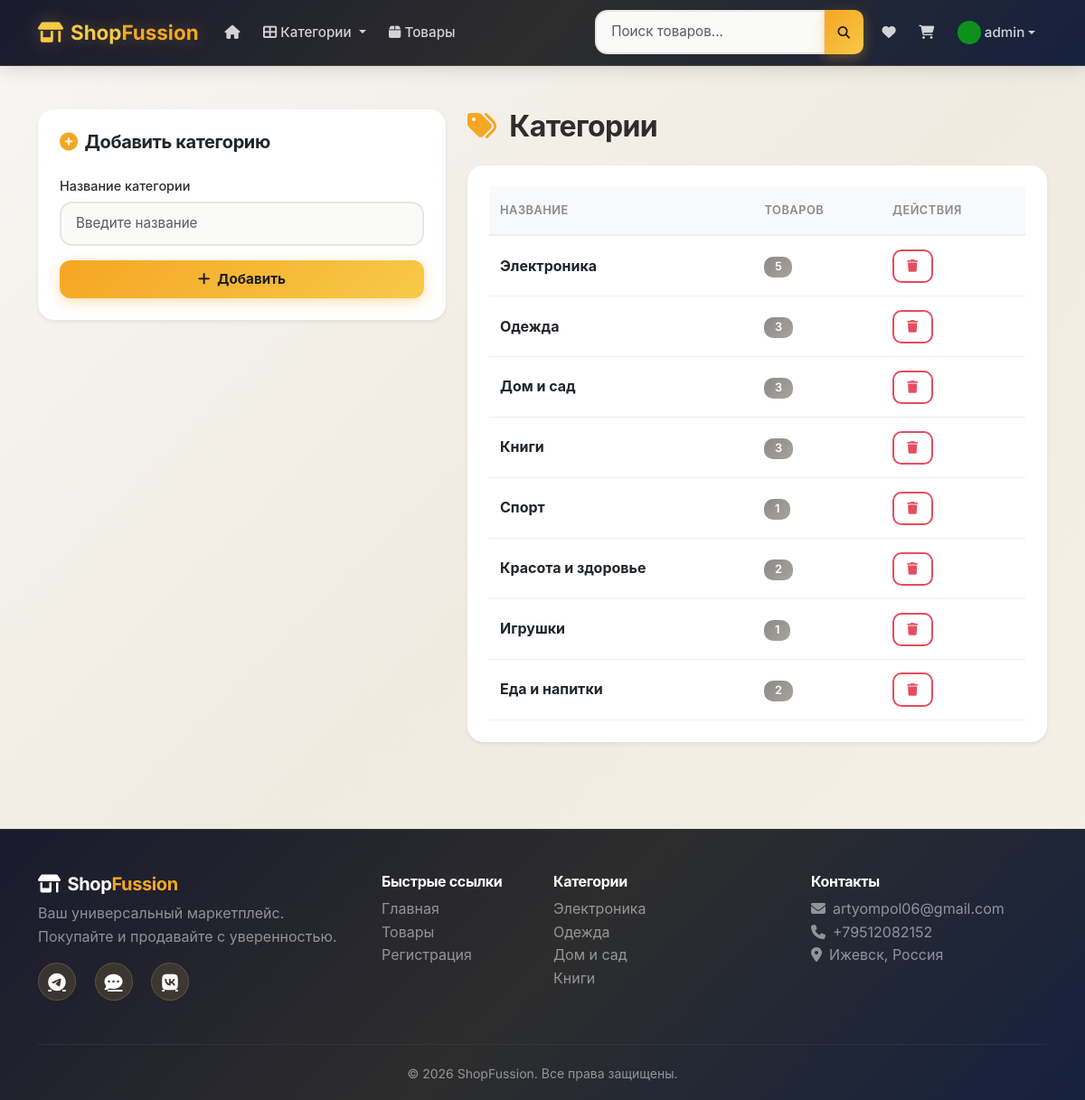
Page /admin/categories (signed in) on the committed database.
### app.py (models this page shows, shortened)
class User(UserMixin, db.Model):
    id = db.Column(db.Integer, primary_key=True)
    username = db.Column(db.String(80), unique=True, nullable=False)
    email = db.Column(db.String(120), unique=True, nullable=False)
    password_hash = db.Column(db.String(200), nullable=False)
    role = db.Column(db.String(20), nullable=False, default='buyer')
    avatar = db.Column(db.String(200), default='default_avatar.png')
    avatar_data = db.Column(db.LargeBinary, nullable=True)
    created_at = db.Column(db.DateTime, default=datetime.utcnow)
    products = db.relationship('Product', backref='seller', lazy=True)
    orders = db.relationship('Order', backref='buyer', lazy=True)
    wishlist_items = db.relationship('WishlistItem', backref='user', lazy=True)

class Category(db.Model):
    id = db.Column(db.Integer, primary_key=True)
    name = db.Column(db.String(80), unique=True, nullable=False)
    products = db.relationship('Product', backref='category', lazy=True)

### app.py (the view, shortened to what this page needs)
@app.route('/admin/categories', methods=['GET', 'POST'])
@login_required
def admin_categories():
    if current_user.role not in ['admin', 'seller']:
        abort(403)
    categories = Category.query.all()
    cat_products = {}
    for cat in categories:
        cat_products[cat.id] = Product.query.filter_by(category_id=cat.id).count()
    return render_template('admin/categories.html', categories=categories, cat_products=cat_products)

### app.py (called while the page is built)
@login_manager.user_loader
def load_user(user_id):
    return db.session.get(User, int(user_id))

@app.template_filter('avatar_img')
def avatar_img_filter(avatar):
    if avatar and avatar.startswith(('http://', 'https://')):
        return avatar
    if avatar and avatar.startswith('db_'):
        return url_for('db_image', type='avatar', filename=avatar)
    return url_for('static', filename='uploads/' + (avatar or 'default_avatar.png'))

@app.context_processor
def inject_categories():
    categories = Category.query.all()
    cart_count = 0
    if current_user.is_authenticated:
        cart_count = CartItem.query.filter_by(user_id=current_user.id).count()
    return dict(categories=categories, cart_count=cart_count)

### templates/admin/categories.html (shortened to what this page needs)
{% extends "base.html" %}
{% block content %}
<div class="container py-5">
    <div class="row g-4">
        <div class="col-md-5">
            <div class="card border-0 shadow-sm">
                <div class="card-body p-4">
                    <h5 class="fw-bold mb-4"><i class="fas fa-plus-circle text-warning me-2"></i>Добавить категорию</h5>
                    <form method="POST" action="">
                        <div class="mb-3">
                            <label class="form-label fw-medium">Название категории</label>
                            <input type="text" name="name" class="form-control form-control-lg" placeholder="Введите название" required>
                        </div>
                        <button type="submit" class="btn btn-warning w-100 fw-bold"><i class="fas fa-plus me-2"></i>Добавить</button>
                    </form>
                </div>
            </div>
        </div>
        <div class="col-md-7">
            <h2 class="fw-bold mb-4"><i class="fas fa-tags text-warning me-2"></i> Категории</h2>
            <div class="card border-0 shadow-sm">
                <div class="card-body">
                    <div class="table-responsive">
                        <table class="table table-hover">
                            <thead class="table-light">
                                <tr>
                                    <th>Название</th>
                                    <th>Товаров</th>
                                    <th>Действия</th>
                                </tr>
                            </thead>
                            <tbody>
                                {% for cat in categories %}
                                <tr>
                                    <td class="fw-bold"><a href="{{ url_for('products', category=cat.id) }}" class="text-decoration-none text-dark">{{ cat.name }}</a></td>
                                    <td><span class="badge bg-secondary">{{ cat_products.get(cat.id, 0) }}</span></td>
                                    <td>
                                        <form action="{{ url_for('delete_category', cat_id=cat.id) }}" method="POST" class="d-inline" onsubmit="return confirm('Удалить категорию? Товары в этой категории останутся без категории.')">
                                            <button type="submit" class="btn btn-sm btn-outline-danger"><i class="fas fa-trash"></i></button>
                                        </form>
                                    </td>
                                </tr>
                                {% endfor %}
                            </tbody>
                        </table>
                    </div>
                </div>
            </div>
        </div>
    </div>
</div>
{% endblock %}

### templates/base.html (shortened to what this page needs)
<!DOCTYPE html>
<html lang="ru" data-theme="light">
<head>
    <link href="https://cdn.jsdelivr.net/npm/bootstrap@5.3.2/dist/css/bootstrap.min.css" rel="stylesheet">
    <link rel="stylesheet" href="https://cdnjs.cloudflare.com/ajax/libs/font-awesome/6.5.1/css/all.min.css">
    <link rel="stylesheet" href="{{ url_for('static', filename='css/style.css') }}">
</head>
<body>
    <nav class="navbar navbar-expand-lg navbar-dark bg-dark sticky-top">
        <div class="container">
            <a class="navbar-brand fw-bold" href="{{ url_for('index') }}">
                <i class="fas fa-store-alt me-2"></i>Shop<span class="text-warning">Fussion</span>
            </a>
            <div class="collapse navbar-collapse" id="navbarNav">
                <ul class="navbar-nav me-auto">
                    <li class="nav-item">
                        <a class="nav-link" href="{{ url_for('index') }}"><i class="fas fa-home"></i></a>
                    </li>
                    <li class="nav-item dropdown">
                        <a class="nav-link dropdown-toggle" href="#" role="button" data-bs-toggle="dropdown">
                            <i class="fas fa-th-large"></i> Категории
                        </a>
                    </li>
                    <li class="nav-item">
                        <a class="nav-link" href="{{ url_for('products') }}"><i class="fas fa-box"></i> Товары</a>
                    </li>
                </ul>
                <form class="d-flex me-2 position-relative" action="{{ url_for('products') }}" method="GET" id="search-form">
                    <div class="input-group">
                        <input class="form-control form-control-sm" type="search" name="search" id="search-input" placeholder="Поиск товаров..." aria-label="Поиск" autocomplete="off">
                        <button class="btn btn-warning btn-sm" type="submit"><i class="fas fa-search"></i></button>
                    </div>
                </form>
                <ul class="navbar-nav align-items-center">
                    {% if current_user.is_authenticated %}
                        <li class="nav-item">
                            <a class="nav-link position-relative" href="{{ url_for('wishlist') }}" title="Избранное">
                                <i class="fas fa-heart"></i>
                            </a>
                        </li>
                        <li class="nav-item">
                            <a class="nav-link position-relative" href="{{ url_for('cart') }}">
                                <i class="fas fa-shopping-cart"></i>
                            </a>
                        </li>
                        <li class="nav-item dropdown">
                            <a class="nav-link dropdown-toggle d-flex align-items-center" href="#" role="button" data-bs-toggle="dropdown">
                                <img src="{{ current_user.avatar|avatar_img }}" class="rounded-circle me-1" style="width: 26px; height: 26px; object-fit: cover;"> {{ current_user.username }}
                            </a>
                        </li>
                    {% endif %}
                </ul>
            </div>
        </div>
    </nav>
    <main class="main-content">
        {% block content %}{% endblock %}
    </main>
    <footer class="bg-dark pt-5 pb-3 mt-5">
        <div class="container">
            <div class="row">
                <div class="col-md-4 mb-4">
                    <h5 class="fw-bold text-white"><i class="fas fa-store-alt me-2"></i>Shop<span class="text-warning">Fussion</span></h5>
                    <p class="text-white-50">Ваш универсальный маркетплейс. Покупайте и продавайте с уверенностью.</p>
                    <div class="social-links">
                        <a href="https://t.me/artpo06" target="_blank" class="text-white me-3"><i class="fab fa-telegram fa-lg"></i></a>
                        <a href="https://max.ru/u/f9LHodD0cOInfM9btUWrl3gkT055a0RwU4gwb3VU_LGhvYlHDhzKqaucy3Y" target="_blank" class="text-white me-3"><i class="fas fa-comment-dots fa-lg"></i></a>
                        <a href="https://vk.com/qwertlyx" target="_blank" class="text-white"><i class="fab fa-vk fa-lg"></i></a>
                    </div>
                </div>
                <div class="col-md-2 mb-4">
                    <h6 class="fw-bold text-white">Быстрые ссылки</h6>
                    <ul class="list-unstyled">
                        <li><a href="{{ url_for('index') }}" class="text-white-50 text-decoration-none">Главная</a></li>
                        <li><a href="{{ url_for('products') }}" class="text-white-50 text-decoration-none">Товары</a></li>
                        <li><a href="{{ url_for('register') }}" class="text-white-50 text-decoration-none">Регистрация</a></li>
                    </ul>
                </div>
                <div class="col-md-3 mb-4">
                    <h6 class="fw-bold text-white">Категории</h6>
                    <ul class="list-unstyled">
                        {% for cat in categories[:4] %}
                        <li><a href="{{ url_for('products', category=cat.id) }}" class="text-white-50 text-decoration-none">{{ cat.name }}</a></li>
                        {% endfor %}
                    </ul>
                </div>
                <div class="col-md-3 mb-4">
                    <h6 class="fw-bold text-white">Контакты</h6>
                    <ul class="list-unstyled text-white-50">
                        <li><i class="fas fa-envelope me-2"></i>artyompol06@gmail.com</li>
                        <li><i class="fas fa-phone me-2"></i>+79512082152</li>
                        <li><i class="fas fa-map-marker-alt me-2"></i>Ижевск, Россия</li>
                    </ul>
                </div>
            </div>
            <hr class="border-secondary">
            <div class="text-center text-white-50">
                <small>&copy; 2026 ShopFussion. Все права защищены.</small>
            </div>
        </div>
    </footer>
</body>
</html>

### rows in the picture
User: avatar|avatar_img (placeholder picture), username "admin"
Category: name "Электроника", get "5"
Category: name "Одежда", get "3"
Category: name "Дом и сад", get "3"
Category: name "Книги", get "3"
Category: name "Спорт", get "1"
Category: name "Красота и здоровье", get "2"
Category: name "Игрушки", get "1"
Category: name "Еда и напитки", get "2"
